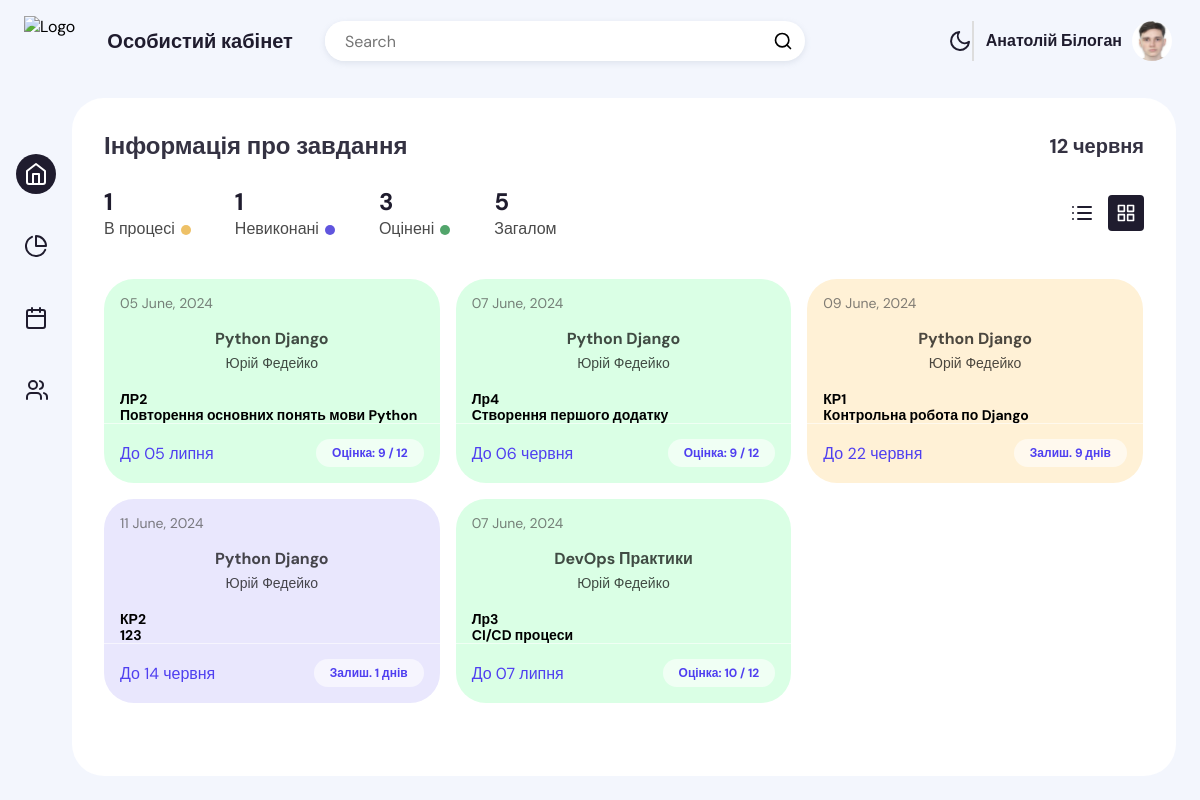
Screenshot of / (signed in) with the database file from the repository.
### UserAuth/models.py (models this page shows, shortened)
class CustomUser(AbstractUser):
    email = models.EmailField(unique=True, max_length=255)
    USERNAME_FIELD = 'email'
    REQUIRED_FIELDS = []
    objects = CustomUserManager()

class Student(models.Model):
    user = models.OneToOneField(settings.AUTH_USER_MODEL, on_delete=models.CASCADE)
    group = models.ForeignKey(Group, on_delete=models.CASCADE, related_name='students', default=None)
    first_name = models.CharField(max_length=30)
    last_name = models.CharField(max_length=30)
    date_of_birth = models.DateField()
    address = models.CharField(max_length=255, blank=True, null=True)
    phone_number = models.CharField(max_length=15, blank=True, null=True)
    avatar = models.ImageField(upload_to='avatars/', null=True, blank=True)

class Assignment(models.Model):
    subject = models.ForeignKey(Subject, on_delete=models.CASCADE, related_name='assignments')
    teacher = models.ForeignKey(Teacher, on_delete=models.CASCADE, related_name='assignments', default="")
    name = models.CharField(max_length=200)
    description = models.TextField()
    publication_date = models.DateTimeField(auto_now_add=True)
    deadline = models.DateTimeField()
    file = models.FileField(upload_to='assignments/', null=True, blank=True)

class Subject(models.Model):
    name = models.CharField(max_length=200)
    description = models.TextField()
    group = models.ForeignKey(Group, on_delete=models.CASCADE, related_name='subjects')
    color = models.CharField(max_length=7, default='#FFFFFF')

class Teacher(models.Model):
    user = models.OneToOneField(settings.AUTH_USER_MODEL, on_delete=models.CASCADE)
    first_name = models.CharField(max_length=30, default='')
    last_name = models.CharField(max_length=30, default='')
    email = models.EmailField(default='')
    phone_number = models.CharField(max_length=15, blank=True, null=True)
    subjects = models.ManyToManyField(Subject, related_name='teachers')
    groups = models.ManyToManyField(Group, related_name='teachers', default='')
    avatar = models.ImageField(upload_to='avatars/', null=True, blank=True)

### UserAuth/decorators.py (the view)
    @login_required
    def _wrapped_view(request, *args, **kwargs):
        if hasattr(request.user, 'student'):
            return view_func(request, *args, **kwargs)
        else:
            return redirect('teachers:dashboard')

### Teachers/templatetags/custom_filters.py (called while the page is built)
@register.filter
def ukr_month(value):
    months = {
        1: 'січня',
        2: 'лютого',
        3: 'березня',
        4: 'квітня',
        5: 'травня',
        6: 'червня',
        7: 'липня',
        8: 'серпня',
        9: 'вересня',
        10: 'жовтня',
        11: 'листопада',
        12: 'грудня'
    }
    return months.get(value.month)

### Students/templates/student/index.html (shortened to what this page needs)
{% load static %}
{% load custom_filters %}
<!DOCTYPE html>
<html lang="en">
<head>
    <link rel="stylesheet"  href="{% static 'student/styles.css' %}">
</head>
<body>
    <div class="app-container">
        <div class="app-header">
          <div class="app-header-left">
            <img src="https://kep.nung.edu.ua/static/img/fullLogo.svg" class="logo" alt="Logo">
            <p class="app-name">Особистий кабінет</p>
            <div class="search-wrapper">
              <input class="search-input" type="text" placeholder="Search">
              <svg xmlns="http://www.w3.org/2000/svg" width="20" height="20" fill="none" stroke="currentColor" stroke-linecap="round" stroke-linejoin="round" stroke-width="2" class="feather feather-search" viewBox="0 0 24 24">
                <defs></defs>
                <circle cx="11" cy="11" r="8"></circle>
                <path d="M21 21l-4.35-4.35"></path>
              </svg>
            </div>
          </div>
          <div class="app-header-right">
            <button class="mode-switch" title="Switch Theme">
              <svg class="moon" fill="none" stroke="currentColor" stroke-linecap="round" stroke-linejoin="round" stroke-width="2" width="24" height="24" viewBox="0 0 24 24">
                <defs></defs>
                <path d="M21 12.79A9 9 0 1111.21 3 7 7 0 0021 12.79z"></path>
              </svg>
            </button>
            <div class="profile-btn">
              <div>{{ request.user.student.first_name }} {{ request.user.student.last_name }}</div>
              {% if request.user.student.avatar %}
                    <img src="{{ request.user.student.avatar.url }}" class="avatar" />
                    {% else %}
                        <img src="https://png.pngtree.com/png-vector/20220817/ourmid/pngtree-man-avatar-with-circle-frame-vector-ilustration-png-image_6110328.png" class="avatar" />
                    {% endif %}
          </div>
          </div>
        </div>
        <div class="app-content">
          <div class="app-sidebar">
            <a href="" class="app-sidebar-link active" id="home">
              <svg xmlns="http://www.w3.org/2000/svg" width="24" height="24" viewBox="0 0 24 24" fill="none" stroke="currentColor" stroke-width="2" stroke-linecap="round" stroke-linejoin="round" class="feather feather-home">
                <path d="M3 9l9-7 9 7v11a2 2 0 0 1-2 2H5a2 2 0 0 1-2-2z" />
                <polyline points="9 22 9 12 15 12 15 22" /></svg>
            </a>
            <a href="" class="app-sidebar-link " id="grades">
              <svg class="link-icon" xmlns="http://www.w3.org/2000/svg" width="24" height="24" fill="none" stroke="currentColor" stroke-linecap="round" stroke-linejoin="round" stroke-width="2" class="feather feather-pie-chart" viewBox="0 0 24 24">
                <defs />
                <path d="M21.21 15.89A10 10 0 118 2.83M22 12A10 10 0 0012 2v10z" />
              </svg>
            </a>
            <a href="" class="app-sidebar-link" id="calendar">
            </a>
            <a href="" class="app-sidebar-link" id="contacts">
            </a>
          </div>
          <div class="projects-section">
            <div class="projects-section-header">
              <p>Інформація про завдання</p>
              <p class="time">{{ current_date|date:"j" }} {{ current_date|ukr_month }}</p>
            </div>
            <div class="projects-section-line">
              <div class="projects-status">
                <div class="item-status">
                    <span class="status-number">{{ pending_assignments }}</span>
                    <span class="status-type">В процесі</span>
                </div>
                <div class="item-status">
                    <span class="status-number">{{ not_completed_assignments  }}</span>
                    <span class="status-type">Невиконані</span>
                </div>
                <div class="item-status">
                    <span class="status-number">{{ graded_assignments }}</span>
                    <span class="status-type">Оцінені</span>
                </div>
                <div class="item-status">
                    <span class="status-number">{{ total_assignments }}</span>
                    <span class="status-type">Загалом</span>
                </div>
            </div>
              <div class="view-actions">
                <button class="view-btn list-view" title="List View">
                </button>
                <button class="view-btn grid-view active" title="Grid View">
                </button>
              </div>
            </div>
            <div class="project-boxes jsGridView">
              {% for assignment in assignments %}
                    <div class="project-box-wrapper">
                        <div class="project-box" style="background-color: {{ assignment.color }};" data-href="{% url 'students:assignment_detail' assignment_id=assignment.id %}" onclick="window.location.href=this.dataset.href;">
                            <div class="project-box-header">
                                <span>{{ assignment.publication_date|date:"d F, Y" }}</span>
                            </div>
                            <div class="project-box-content-header">
                                <p class="box-content-header">{{ assignment.subject.name }}</p>
                                <p class="box-content-subheader">{{ assignment.teacher.first_name }} {{ assignment.teacher.last_name }}</p>
                            </div>
                            <div class="box-progress-wrapper">
                                <p class="box-progress-header">{{ assignment.name }}</p>
                                <p class="box-progress-header">{{ assignment.description }}</p>
                            </div>
                            <div class="project-box-footer">
                                <div class="participants">
                                    <div class="data" style="color: #4f3ff0;">
                                        До {{ assignment.deadline|date:"d" }} {{ assignment.deadline|ukr_month }}
                                    </div>
                                </div>
                                <div class="days-left" style="color: #4f3ff0;">
                                  {% if assignment.grade %}
                                      <div class="assignment-grade" style="color: #4f3ff0;">
                                          Оцінка: {{ assignment.grade }} / 12
                                      </div>
                                  {% else %}
                                    {% if assignment.deadline > current_date %}
                                        Залиш. {{ assignment.days_left }} днів
                                    {% else %}
                                        Термін сплив
                                    {% endif %}
                                  {% endif %}
                                </div>
                            </div>
                        </div>
                    </div>
                    {% endfor %}
              </div>
          </div>
      </div>
      </div>
</body>
</html>

### Students/templates/student/index.html (style rules this page uses)
.app-header-right button { margin-left: 10px; }

### rows the page displays
CustomUser: user.student.first_name "Анатолій", user.student.last_name "Білоган", user.student.avatar (picture)
Assignment: publication_date "05 June, 2024", subject.name "Python Django", teacher.first_name "Юрій", teacher.last_name "Федейко", name "ЛР2", description "Повторення основних понять мови Python", deadline "05", deadline|ukr_month "липня", grade "9"
Assignment: publication_date "07 June, 2024", subject.name "Python Django", teacher.first_name "Юрій", teacher.last_name "Федейко", name "Лр4", description "Створення першого додатку", deadline "06", deadline|ukr_month "червня", grade "9"
Assignment: publication_date "09 June, 2024", subject.name "Python Django", teacher.first_name "Юрій", teacher.last_name "Федейко", name "КР1", description "Контрольна робота по Django", deadline "22", deadline|ukr_month "червня", days_left "9"
Assignment: publication_date "11 June, 2024", subject.name "Python Django", teacher.first_name "Юрій", teacher.last_name "Федейко", name "КР2", description "123", deadline "14", deadline|ukr_month "червня", days_left "1"
Assignment: publication_date "07 June, 2024", subject.name "DevOps Практики", teacher.first_name "Юрій", teacher.last_name "Федейко", name "Лр3", description "CI/CD процеси", deadline "07", deadline|ukr_month "липня", grade "10"

### other values shown
{{ pending_assignments }} "1"
{{ not_completed_assignments }} "1"
{{ graded_assignments }} "3"
{{ total_assignments }} "5"
